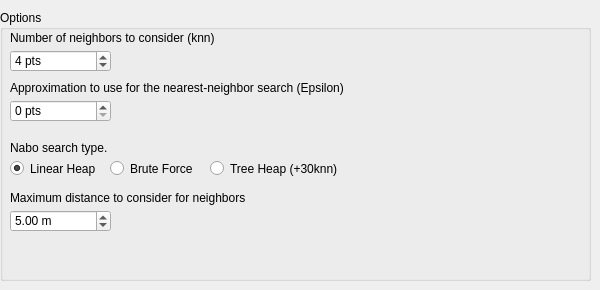
     <widget class="QWidget" name="kdTree">
      <property name="accessibleName">
       <string/>
      </property>
      <attribute name="title">
       <string>KDTreeMatcher</string>
      </attribute>
      <widget class="QGroupBox" name="groupBox_20">
       <property name="geometry">
        <rect>
         <x>0</x>
         <y>10</y>
         <width>591</width>
         <height>271</height>
        </rect>
       </property>
       <property name="title">
        <string>Options</string>
       </property>
       <widget class="QDoubleSpinBox" name="kdTreeKnn">
        <property name="geometry">
         <rect>
          <x>10</x>
          <y>40</y>
          <width>101</width>
          <height>22</height>
         </rect>
        </property>
        <property name="suffix">
         <string> pts</string>
        </property>
        <property name="decimals">
         <number>0</number>
        </property>
        <property name="minimum">
         <double>1.000000000000000</double>
        </property>
        <property name="maximum">
         <double>10000000.000000000000000</double>
        </property>
        <property name="singleStep">
         <double>1.000000000000000</double>
        </property>
        <property name="value">
         <double>4.000000000000000</double>
        </property>
       </widget>
       <widget class="QLabel" name="kdTreeKnnTitle">
        <property name="geometry">
         <rect>
          <x>10</x>
          <y>20</y>
          <width>291</width>
          <height>16</height>
         </rect>
        </property>
        <property name="text">
         <string>Number of neighbors to consider (knn)</string>
        </property>
       </widget>
       <widget class="QDoubleSpinBox" name="kdTreeEpsilon">
        <property name="geometry">
         <rect>
          <x>10</x>
          <y>90</y>
          <width>101</width>
          <height>22</height>
         </rect>
        </property>
        <property name="suffix">
         <string> pts</string>
        </property>
        <property name="decimals">
         <number>0</number>
        </property>
        <property name="minimum">
         <double>0.000000000000000</double>
        </property>
        <property name="maximum">
         <double>10000000.000000000000000</double>
        </property>
        <property name="singleStep">
         <double>1.000000000000000</double>
        </property>
        <property name="value">
         <double>0.000000000000000</double>
        </property>
       </widget>
       <widget class="QLabel" name="kdTreeEpsilonTitle">
        <property name="geometry">
         <rect>
          <x>10</x>
          <y>70</y>
          <width>441</width>
          <height>16</height>
         </rect>
        </property>
        <property name="text">
         <string>Approximation to use for the nearest-neighbor search (Epsilon)</string>
        </property>
       </widget>
       <widget class="QRadioButton" name="kdTreeTree">
        <property name="geometry">
         <rect>
          <x>210</x>
          <y>150</y>
          <width>141</width>
          <height>17</height>
         </rect>
        </property>
        <property name="text">
         <string>Tree Heap (+30knn)</string>
        </property>
        <property name="checked">
         <bool>false</bool>
        </property>
        <attribute name="buttonGroup">
         <string notr="true">buttonGroup_8</string>
        </attribute>
       </widget>
       <widget class="QRadioButton" name="kdTreeLinear">
        <property name="geometry">
         <rect>
          <x>10</x>
          <y>150</y>
          <width>91</width>
          <height>17</height>
         </rect>
        </property>
        <property name="text">
         <string>Linear Heap</string>
        </property>
        <property name="checked">
         <bool>true</bool>
        </property>
        <attribute name="buttonGroup">
         <string notr="true">buttonGroup_8</string>
        </attribute>
       </widget>
       <widget class="QRadioButton" name="kdTreeBrute">
        <property name="geometry">
         <rect>
          <x>110</x>
          <y>150</y>
          <width>91</width>
          <height>17</height>
         </rect>
        </property>
        <property name="text">
         <string>Brute Force</string>
        </property>
        <property name="checked">
         <bool>false</bool>
        </property>
        <attribute name="buttonGroup">
         <string notr="true">buttonGroup_8</string>
        </attribute>
       </widget>
       <widget class="QLabel" name="kdTreeEpsilonTitle_2">
        <property name="geometry">
         <rect>
          <x>10</x>
          <y>130</y>
          <width>141</width>
          <height>16</height>
         </rect>
        </property>
        <property name="text">
         <string>Nabo search type.</string>
        </property>
       </widget>
       <widget class="QDoubleSpinBox" name="kdTreeMaxDist">
        <property name="geometry">
         <rect>
          <x>10</x>
          <y>200</y>
          <width>101</width>
          <height>22</height>
         </rect>
        </property>
        <property name="suffix">
         <string> m</string>
        </property>
        <property name="decimals">
         <number>2</number>
        </property>
        <property name="minimum">
         <double>0.000000000000000</double>
        </property>
        <property name="maximum">
         <double>10000000.000000000000000</double>
        </property>
        <property name="singleStep">
         <double>1.000000000000000</double>
        </property>
        <property name="value">
         <double>5.000000000000000</double>
        </property>
       </widget>
       <widget class="QLabel" name="kdTreeMaxDistTitle">
        <property name="geometry">
         <rect>
          <x>10</x>
          <y>180</y>
          <width>441</width>
          <height>16</height>
         </rect>
        </property>
        <property name="text">
         <string>Maximum distance to consider for neighbors</string>
        </property>
       </widget>
      </widget>
     </widget>
